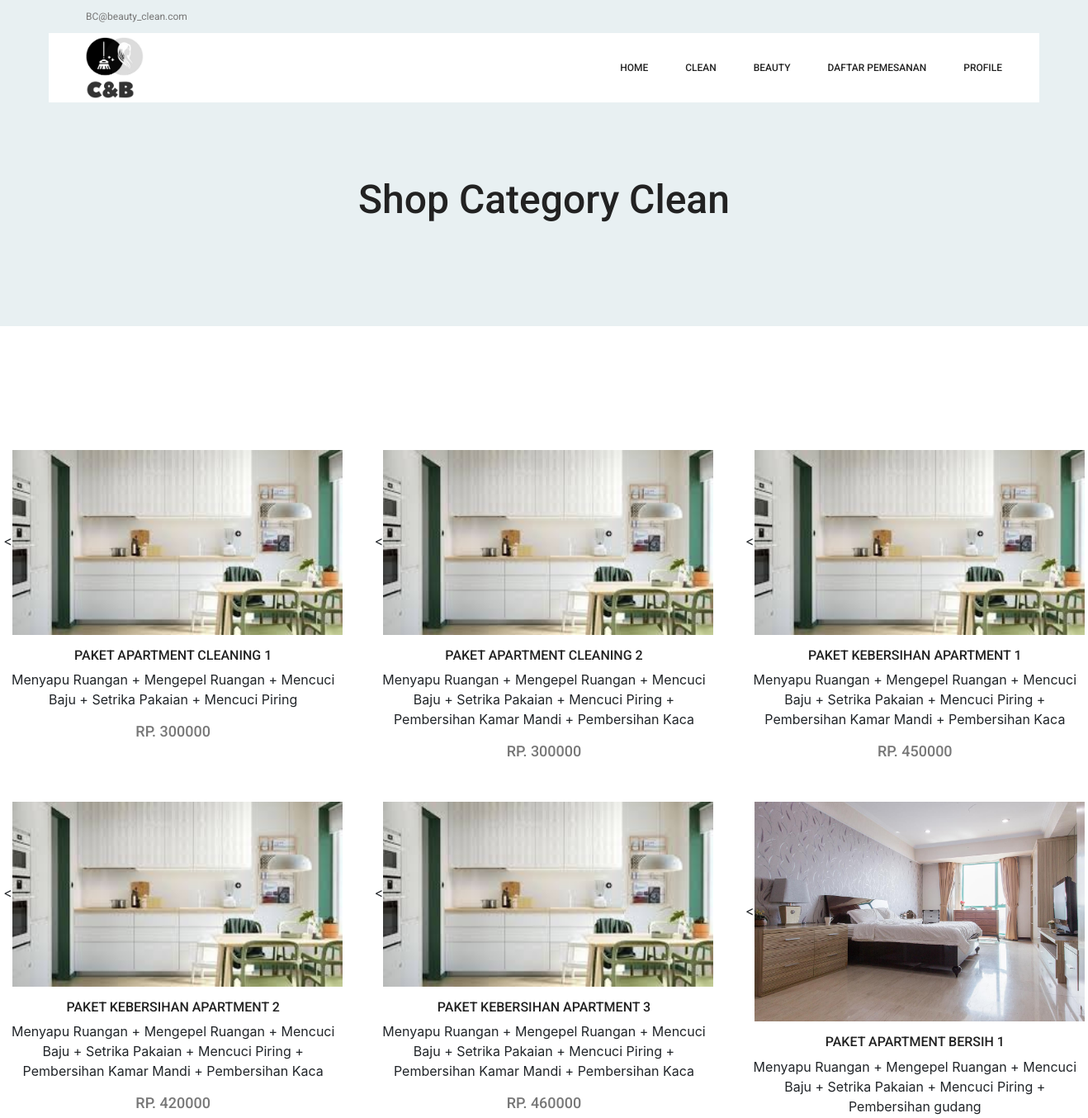
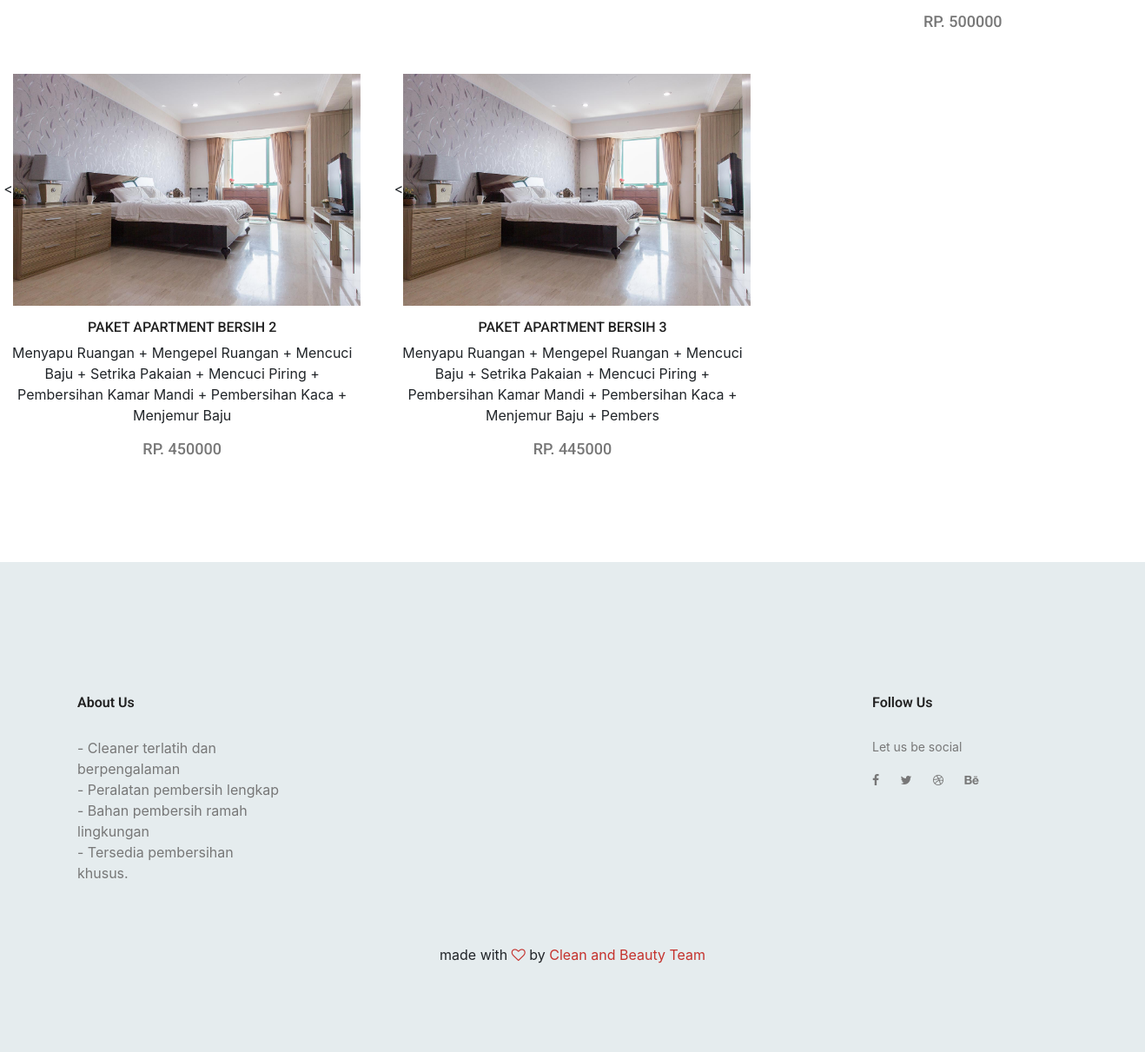
The app's page /index.php/clean/apartmentProduct with its own data (2 pictures, top to bottom).
### tables this page shows
CREATE TABLE `productclean` (
  `id_clean` int(5) NOT NULL,
  `id_pjasa` int(11) NOT NULL,
  `nama_clean` varchar(30) NOT NULL,
  `harga_clean` int(15) NOT NULL,
  `desc_clean` varchar(255) NOT NULL,
  `descmini_clean` varchar(155) NOT NULL,
  `gambar_clean` varchar(255) NOT NULL,
  `tipe_product` varchar(50) NOT NULL,
  `status_aktif` int(11) NOT NULL DEFAULT 1
);

### application/controllers/Clean.php (called while the page is built, shortened)
<?php
class Clean extends CI_Controller
{
    public function __construct()
    {
        $this->load->model('Clean_model');
    }
    public function apartmentProduct()
    {
        $data['allCleanApartment'] = $this->Clean_model->getAllCleanApartment();
        $this->load->view('templateAwal/header');
        $this->load->view('clean/apartment', $data);
        $this->load->view('templateAwal/footer');
    }
}

### index.php (called while the page is built, shortened)
<?php
require_once BASEPATH . 'core/CodeIgniter.php';

### application/models/Clean_model.php (called while the page is built, shortened)
<?php
class Clean_model extends CI_Model
{
    public function getAllCleanApartment()
    {
        return $this->db->query("Select * from productclean where tipe_product = 'apartment'")->result_array();
    }
}

### application/views/clean/apartment.php (the view, shortened to what this page needs)
<section class="banner_area">
	<div class="banner_inner d-flex align-items-center">
		<div class="container">
			<div class="banner_content text-center">
				<h2>Shop Category Clean</h2>
			</div>
		</div>
	</div>
</section>
<center>
	<section class="cat_product_area p_120">
		<div class="latest_product_inner row">
			<?php foreach ($allCleanApartment as $productclean) { ?>
				<div class="col-lg-4 col-md-4 col-sm-6">
					<div class="f_p_item">
						<div class="f_p_img">
							<<img class="img-fluid" src="<?= base_url('assetsAwal/'); ?>img/product/feature-product/<?= $productclean['gambar_clean'] ?> " width=400px" alt="">
						</div>
						<a href="<?= base_url('Clean/product/') . $productclean['id_clean'] ?>">
							<h4><?= $productclean['nama_clean']; ?></h4>
						</a>
						<p><?= $productclean['descmini_clean']; ?></p>
						<h5>RP. <?= $productclean['harga_clean']; ?></h5>
					</div>
				</div>
			<?php } ?>
		</div>
	</section>
</center>

### records on screen
productclean: gambar_clean (picture), nama_clean "PAKET APARTMENT CLEANING 1", descmini_clean "Menyapu Ruangan + Mengepel Ruangan + Mencuci Baju + Setrika Pakaian + Mencuci Piring", harga_clean "300000"
productclean: gambar_clean (picture), nama_clean "PAKET APARTMENT CLEANING 2", descmini_clean "Menyapu Ruangan + Mengepel Ruangan + Mencuci Baju + Setrika Pakaian + Mencuci Piring + Pembersihan Kamar Mandi + Pembersihan Kaca", harga_clean "300000"
productclean: gambar_clean (picture), nama_clean "PAKET KEBERSIHAN APARTMENT 1", descmini_clean "Menyapu Ruangan + Mengepel Ruangan + Mencuci Baju + Setrika Pakaian + Mencuci Piring + Pembersihan Kamar Mandi + Pembersihan Kaca", harga_clean "450000"
productclean: gambar_clean (picture), nama_clean "PAKET KEBERSIHAN APARTMENT 2", descmini_clean "Menyapu Ruangan + Mengepel Ruangan + Mencuci Baju + Setrika Pakaian + Mencuci Piring + Pembersihan Kamar Mandi + Pembersihan Kaca", harga_clean "420000"
productclean: gambar_clean (picture), nama_clean "PAKET KEBERSIHAN APARTMENT 3", descmini_clean "Menyapu Ruangan + Mengepel Ruangan + Mencuci Baju + Setrika Pakaian + Mencuci Piring + Pembersihan Kamar Mandi + Pembersihan Kaca", harga_clean "460000"
productclean: gambar_clean (picture), nama_clean "PAKET APARTMENT BERSIH 1", descmini_clean "Menyapu Ruangan + Mengepel Ruangan + Mencuci Baju + Setrika Pakaian + Mencuci Piring + Pembersihan gudang", harga_clean "500000"
productclean: gambar_clean (picture), nama_clean "PAKET APARTMENT BERSIH 2", descmini_clean "Menyapu Ruangan + Mengepel Ruangan + Mencuci Baju + Setrika Pakaian + Mencuci Piring + Pembersihan Kamar Mandi + Pembersihan Kaca + Menjemur Baju", harga_clean "450000"
productclean: gambar_clean (picture), nama_clean "PAKET APARTMENT BERSIH 3", descmini_clean "Menyapu Ruangan + Mengepel Ruangan + Mencuci Baju + Setrika Pakaian + Mencuci Piring + Pembersihan Kamar Mandi + Pembersihan Kaca + Menjemur Baju + Pembers", harga_clean "445000"
